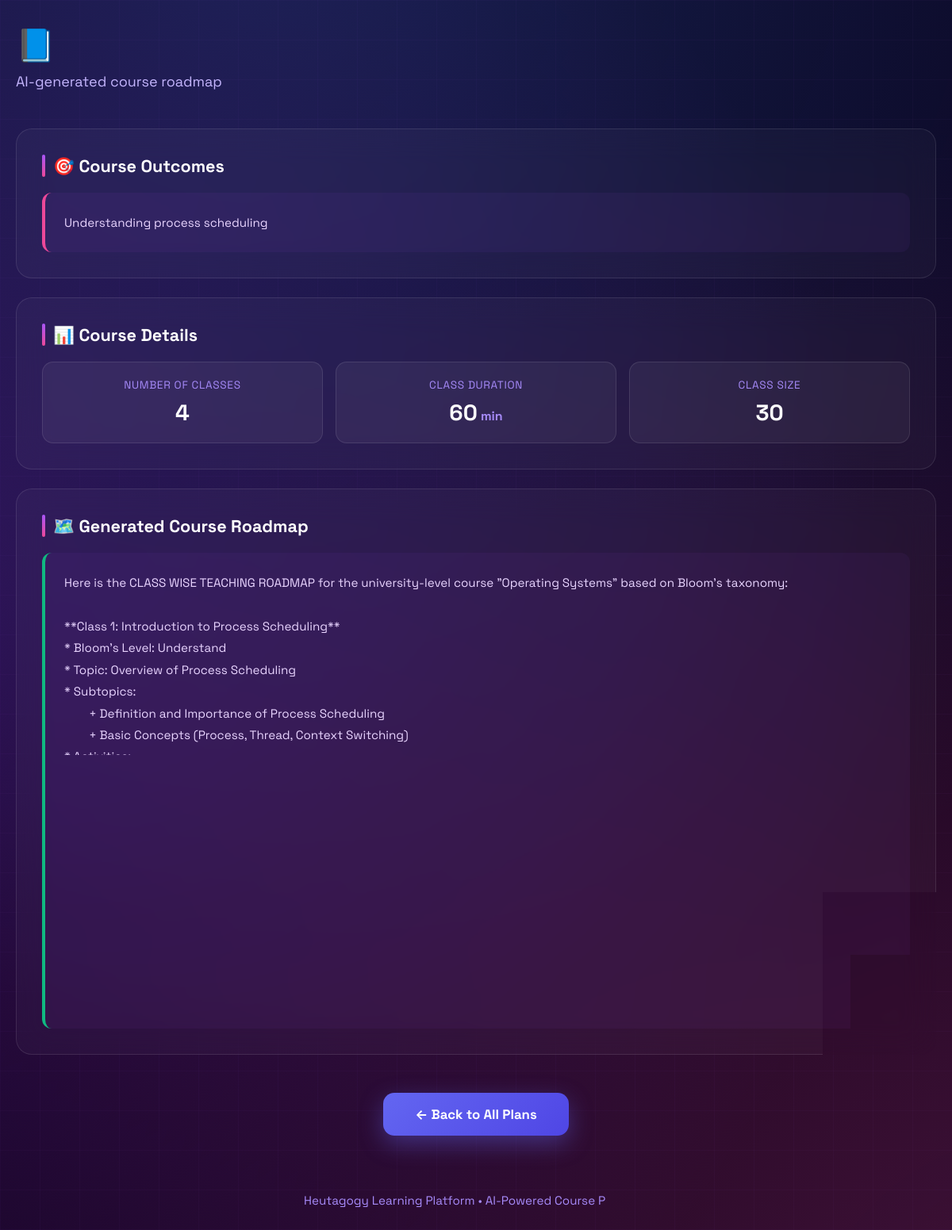
/teacher/plans/24/, run on the app's committed database.
### teacher/models.py (models this page shows)
class CoursePlan(models.Model):
    course_name = models.CharField(max_length=200)
    course_outcomes = models.TextField()
    num_classes = models.IntegerField()
    class_duration = models.IntegerField()   # minutes
    class_size = models.IntegerField()
    roadmap = models.TextField()             # generated roadmap JSON or text
    created_at = models.DateTimeField(auto_now_add=True)

### teacher/views.py (the view)
# urls.py: path("plans/<int:plan_id>/", views.plan_detail, name="plan-detail"),
def plan_detail(request, plan_id):
    plan = get_object_or_404(CoursePlan, id=plan_id)
    return render(request, "teacher/plan_detail.html", {
        "plan": plan
    })

### teacher/templates/teacher/plan_detail.html (shortened to what this page needs)
<!DOCTYPE html>
<html lang="en">
<head>
</head>
<body>
  <div class="container">
    <div class="inner">
      <div class="header">
        <h1><span class="icon">📘</span>{{ plan.course_name }}</h1>
        <p>AI-generated course roadmap</p>
      </div>
      <div class="section">
        <h2 class="section-title">🎯 Course Outcomes</h2>
        <div class="content-box outcomes">{{ plan.course_outcomes }}</div>
      </div>
      <div class="section">
        <h2 class="section-title">📊 Course Details</h2>
        <div class="meta-grid">
          <div class="meta-card">
            <div class="meta-label">Number of Classes</div>
            <div class="meta-value">{{ plan.num_classes }}</div>
          </div>
          <div class="meta-card">
            <div class="meta-label">Class Duration</div>
            <div class="meta-value">{{ plan.class_duration }}<span style="font-size: 1rem; color: #a78bfa;"> min</span></div>
          </div>
          <div class="meta-card">
            <div class="meta-label">Class Size</div>
            <div class="meta-value">{{ plan.class_size }}</div>
          </div>
        </div>
      </div>
      <div class="section">
        <h2 class="section-title">🗺️ Generated Course Roadmap</h2>
        <div class="content-box roadmap">{{ plan.roadmap }}</div>
      </div>
      <div class="action-section">
        <a href="{% url 'view-plans' %}" class="back-btn">
          ← Back to All Plans
        </a>
      </div>
      <div class="footer">
        <p>Heutagogy Learning Platform • AI-Powered Course Planning</p>
      </div>
    </div>
  </div>
</body>
</html>

### teacher/templates/teacher/plan_detail.html (style rules this page uses)
* { margin: 0; padding: 0; box-sizing: border-box; }
body { font-family: 'Space Grotesk', -apple-system, BlinkMacSystemFont, sans-serif; min-height: 100vh; background: #0a0118; position: relative; overflow-x: hidden; }
body::before { content: ''; position: fixed; width: 200%; height: 200%; top: -50%; left: -50%; background: radial-gradient(circle at 20% 50%, rgba(147, 51, 234, 0.25) 0%, transparent 50%), radial-gradient(circle at 80% 80%, rgba(236, 72, 153, 0.25) 0%, transparent 50%), radial-gradient(circle at 40% 20%, rgba(59, 130, 246, 0.25) 0%, transparent 50%); animation: drift 20s ease-in-out infinite; z-index: 0; }
body::after { content: ''; position: fixed; inset: 0; background-image: linear-gradient(rgba(168, 85, 247, 0.03) 1px, transparent 1px), linear-gradient(90deg, rgba(168, 85, 247, 0.03) 1px, transparent 1px); background-size: 50px 50px; pointer-events: none; z-index: 0; }
.container { position: relative; z-index: 10; min-height: 100vh; padding: 32px 20px; }
.inner { max-width: 1200px; margin: 0 auto; }
.header { margin-bottom: 48px; animation: fadeInDown 0.8s ease-out; }
.header h1 { font-size: 2.5rem; font-weight: 700; color: white; margin-bottom: 8px; letter-spacing: -0.02em; }
.header .icon { margin-right: 12px; }
.header p { color: #c4b5fd; font-size: 1.125rem; }
.section { background: rgba(255, 255, 255, 0.03); backdrop-filter: blur(20px); border: 1px solid rgba(255, 255, 255, 0.1); border-radius: 20px; padding: 32px; margin-bottom: 24px; animation: fadeInUp 0.8s ease-out both; position: relative; overflow: hidden; }
.section:nth-child(2) { animation-delay: 0.2s; }
.section:nth-child(3) { animation-delay: 0.3s; }
.section:nth-child(4) { animation-delay: 0.4s; }
.section::before { content: ''; position: absolute; top: 0; left: -100%; width: 100%; height: 100%; background: linear-gradient(90deg, transparent, rgba(255,255,255,0.03), transparent); transition: left 0.5s; }
.section-title { font-size: 1.35rem; font-weight: 700; color: white; margin-bottom: 20px; display: flex; align-items: center; gap: 10px; }
.section-title::before { content: ''; width: 4px; height: 28px; background: linear-gradient(180deg, #a855f7, #ec4899); border-radius: 2px; }
.content-box { background: rgba(168, 85, 247, 0.05); border-left: 4px solid #6366f1; border-radius: 12px; padding: 24px; color: #e9d5ff; font-size: 0.95rem; line-height: 1.8; white-space: pre-wrap; overflow-x: auto; }
.content-box.outcomes { border-left-color: #ec4899; }
.content-box.roadmap { border-left-color: #10b981; max-height: 600px; overflow-y: auto; }
.meta-grid { display: grid; grid-template-columns: repeat(auto-fit, minmax(200px, 1fr)); gap: 16px; }
.meta-card { background: rgba(255, 255, 255, 0.05); border: 1px solid rgba(255, 255, 255, 0.1); border-radius: 14px; padding: 20px; text-align: center; transition: all 0.3s; }
.meta-label { font-size: 0.85rem; color: #a78bfa; text-transform: uppercase; letter-spacing: 0.05em; margin-bottom: 8px; }
.meta-value { font-size: 1.75rem; font-weight: 700; color: white; }
.action-section { text-align: center; margin-top: 48px; }
.back-btn { display: inline-flex; align-items: center; gap: 12px; padding: 16px 40px; background: linear-gradient(135deg, #6366f1, #4f46e5); border: none; border-radius: 14px; color: white; font-size: 1.05rem; font-weight: 700; text-decoration: none; font-family: inherit; cursor: pointer; transition: all 0.3s; box-shadow: 0 10px 30px rgba(99, 102, 241, 0.4); }
.footer { text-align: center; color: #a78bfa; font-size: 0.95rem; padding: 24px; margin-top: 48px; }

### data on the page
CoursePlan: course_outcomes "Understanding process scheduling", num_classes "4", class_duration "60", class_size "30", roadmap "Here is the CLASS WISE TEACHING ROADMAP for the university-level course \"Operating Systems\" based on Bloom’s taxonomy: **Class 1: Introduction to Process Scheduling** * Bloom's Level: Understand * Topic: Overview of Process Scheduling * Subtopics: + Definition and Importance of Process Scheduling + Basic Concepts (Process, Thread, Context Switching) * Activities: + Lecture on Process Scheduling Basics (30 minutes) + Group Discussion on Real-world Examples of Process Scheduling (15 minutes) + Demo: Visualizing Context Switching using a Simulation Tool (15 minutes) * Time Allocation: 60 minutes **Class 2: Types of Schedulers and Algorithms** * Bloom's Level: Apply * Topic: Types of Schedulers…"
